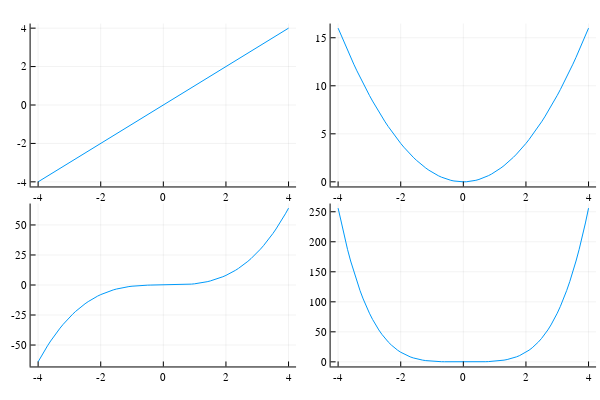

Notebook code cell kept with this figure:
### Code cell
# Creating subplots
p1 = plot(x,x)
p2 = plot(x,x.^2)
p3 = plot(x,x.^3)
p4 = plot(x,x.^4)
plot(p1,p2,p3,p4,layout = (2,2),legend=false)

### Figure 1 — Plotly figure (JSON) as saved in the notebook; plotly's stock layout.template omitted (floating-point values rounded to 4 significant figures)
{"data": [{"colorbar": {"title": ""}, "legendgroup": "y1", "line": {"color": "rgba(0, 154, 250, 1.000)", "dash": "solid", "shape": "linear", "width": 1}, "mode": "lines", "name": "y1", "showlegend": true, "type": "scatter", "x": [-4, -3.9, -3.8, -3.7, -3.6, -3.5, -3.4, -3.3, -3.2, -3.1, -3, -2.9, -2.8, -2.7, -2.6, -2.5, -2.4, -2.3, -2.2, -2.1, -2, -1.9, -1.8, -1.7, -1.6, -1.5, -1.4, -1.3, -1.2, -1.1, -1, -0.9, -0.8, -0.7, -0.6, -0.5, -0.4, -0.3, -0.2, -0.1, 0, 0.1, 0.2, 0.3, 0.4, 0.5, 0.6, 0.7, 0.8, 0.9, 1, 1.1, 1.2, 1.3, 1.4, 1.5, 1.6, 1.7, 1.8, 1.9, 2, 2.1, 2.2, 2.3, 2.4, 2.5, 2.6, 2.7, 2.8, 2.9, 3, 3.1, 3.2, 3.3, 3.4, 3.5, 3.6, 3.7, 3.8, 3.9, 4], "xaxis": "x1", "y": [-4, -3.9, -3.8, -3.7, -3.6, -3.5, -3.4, -3.3, -3.2, -3.1, -3, -2.9, -2.8, -2.7, -2.6, -2.5, -2.4, -2.3, -2.2, -2.1, -2, -1.9, -1.8, -1.7, -1.6, -1.5, -1.4, -1.3, -1.2, -1.1, -1, -0.9, -0.8, -0.7, -0.6, -0.5, -0.4, -0.3, -0.2, -0.1, 0, 0.1, 0.2, 0.3, 0.4, 0.5, 0.6, 0.7, 0.8, 0.9, 1, 1.1, 1.2, 1.3, 1.4, 1.5, 1.6, 1.7, 1.8, 1.9, 2, 2.1, 2.2, 2.3, 2.4, 2.5, 2.6, 2.7, 2.8, 2.9, 3, 3.1, 3.2, 3.3, 3.4, 3.5, 3.6, 3.7, 3.8, 3.9, 4], "yaxis": "y1", "zmax": null, "zmin": null}, {"colorbar": {"title": ""}, "legendgroup": "y1", "line": {"color": "rgba(0, 154, 250, 1.000)", "dash": "solid", "shape": "linear", "width": 1}, "mode": "lines", "name": "y1", "showlegend": true, "type": "scatter", "x": [-4, -3.9, -3.8, -3.7, -3.6, -3.5, -3.4, -3.3, -3.2, -3.1, -3, -2.9, -2.8, -2.7, -2.6, -2.5, -2.4, -2.3, -2.2, -2.1, -2, -1.9, -1.8, -1.7, -1.6, -1.5, -1.4, -1.3, -1.2, -1.1, -1, -0.9, -0.8, -0.7, -0.6, -0.5, -0.4, -0.3, -0.2, -0.1, 0, 0.1, 0.2, 0.3, 0.4, 0.5, 0.6, 0.7, 0.8, 0.9, 1, 1.1, 1.2, 1.3, 1.4, 1.5, 1.6, 1.7, 1.8, 1.9, 2, 2.1, 2.2, 2.3, 2.4, 2.5, 2.6, 2.7, 2.8, 2.9, 3, 3.1, 3.2, 3.3, 3.4, 3.5, 3.6, 3.7, 3.8, 3.9, 4], "xaxis": "x2", "y": [16, 15.21, 14.44, 13.69, 12.96, 12.25, 11.56, 10.89, 10.24, 9.61, 9, 8.41, 7.84, 7.29, 6.76, 6.25, 5.76, 5.29, 4.84, 4.41, 4, 3.61, 3.24, 2.89, 2.56, 2.25, 1.96, 1.69, 1.44, 1.21, 1, 0.81, 0.64, 0.49, 0.36, 0.25, 0.16, 0.09, 0.04, 0.01, 0, 0.01, 0.04, 0.09, 0.16, 0.25, 0.36, 0.49, 0.64, 0.81, 1, 1.21, 1.44, 1.69, 1.96, 2.25, 2.56, 2.89, 3.24, 3.61, 4, 4.41, 4.84, 5.29, 5.76, 6.25, 6.76, 7.29, 7.84, 8.41, 9, 9.61, 10.24, 10.89, 11.56, 12.25, 12.96, 13.69, 14.44, 15.21, 16], "yaxis": "y2", "zmax": null, "zmin": null}, {"colorbar": {"title": ""}, "legendgroup": "y1", "line": {"color": "rgba(0, 154, 250, 1.000)", "dash": "solid", "shape": "linear", "width": 1}, "mode": "lines", "name": "y1", "showlegend": true, "type": "scatter", "x": [-4, -3.9, -3.8, -3.7, -3.6, -3.5, -3.4, -3.3, -3.2, -3.1, -3, -2.9, -2.8, -2.7, -2.6, -2.5, -2.4, -2.3, -2.2, -2.1, -2, -1.9, -1.8, -1.7, -1.6, -1.5, -1.4, -1.3, -1.2, -1.1, -1, -0.9, -0.8, -0.7, -0.6, -0.5, -0.4, -0.3, -0.2, -0.1, 0, 0.1, 0.2, 0.3, 0.4, 0.5, 0.6, 0.7, 0.8, 0.9, 1, 1.1, 1.2, 1.3, 1.4, 1.5, 1.6, 1.7, 1.8, 1.9, 2, 2.1, 2.2, 2.3, 2.4, 2.5, 2.6, 2.7, 2.8, 2.9, 3, 3.1, 3.2, 3.3, 3.4, 3.5, 3.6, 3.7, 3.8, 3.9, 4], "xaxis": "x3", "y": [-64, -59.32, -54.87, -50.65, -46.66, -42.88, -39.3, -35.94, -32.77, -29.79, -27, -24.39, -21.95, -19.68, -17.58, -15.62, -13.82, -12.17, -10.65, -9.261, -8, -6.859, -5.832, -4.913, -4.096, -3.375, -2.744, -2.197, -1.728, -1.331, -1, -0.729, -0.512, -0.343, -0.216, -0.125, -0.064, -0.027, -0.008, -0.001, 0, 0.001, 0.008, 0.027, 0.064, 0.125, 0.216, 0.343, 0.512, 0.729, 1, 1.331, 1.728, 2.197, 2.744, 3.375, 4.096, 4.913, 5.832, 6.859, 8, 9.261, 10.65, 12.17, 13.82, 15.62, 17.58, 19.68, 21.95, 24.39, 27, 29.79, 32.77, 35.94, 39.3, 42.88, 46.66, 50.65, 54.87, 59.32, 64], "yaxis": "y3", "zmax": null, "zmin": null}, {"colorbar": {"title": ""}, "legendgroup": "y1", "line": {"color": "rgba(0, 154, 250, 1.000)", "dash": "solid", "shape": "linear", "width": 1}, "mode": "lines", "name": "y1", "showlegend": true, "type": "scatter", "x": [-4, -3.9, -3.8, -3.7, -3.6, -3.5, -3.4, -3.3, -3.2, -3.1, -3, -2.9, -2.8, -2.7, -2.6, -2.5, -2.4, -2.3, -2.2, -2.1, -2, -1.9, -1.8, -1.7, -1.6, -1.5, -1.4, -1.3, -1.2, -1.1, -1, -0.9, -0.8, -0.7, -0.6, -0.5, -0.4, -0.3, -0.2, -0.1, 0, 0.1, 0.2, 0.3, 0.4, 0.5, 0.6, 0.7, 0.8, 0.9, 1, 1.1, 1.2, 1.3, 1.4, 1.5, 1.6, 1.7, 1.8, 1.9, 2, 2.1, 2.2, 2.3, 2.4, 2.5, 2.6, 2.7, 2.8, 2.9, 3, 3.1, 3.2, 3.3, 3.4, 3.5, 3.6, 3.7, 3.8, 3.9, 4], "xaxis": "x4", "y": [256, 231.3, 208.5, 187.4, 168.0, 150.1, 133.6, 118.6, 104.9, 92.35, 81, 70.73, 61.47, 53.14, 45.7, 39.06, 33.18, 27.98, 23.43, 19.45, 16, 13.03, 10.5, 8.352, 6.554, 5.062, 3.842, 2.856, 2.074, 1.464, 1, 0.6561, 0.4096, 0.2401, 0.1296, 0.0625, 0.0256, 0.0081, 0.0016, 0.0001, 0, 0.0001, 0.0016, 0.0081, 0.0256, 0.0625, 0.1296, 0.2401, 0.4096, 0.6561, 1, 1.464, 2.074, 2.856, 3.842, 5.062, 6.554, 8.352, 10.5, 13.03, 16, 19.45, 23.43, 27.98, 33.18, 39.06, 45.7, 53.14, 61.47, 70.73, 81, 92.35, 104.9, 118.6, 133.6, 150.1, 168.0, 187.4, 208.5, 231.3, 256], "yaxis": "y4", "zmax": null, "zmin": null}], "layout": {"annotations": [], "height": 400, "margin": {"b": 20, "l": 0, "r": 0, "t": 20}, "paper_bgcolor": "rgba(255, 255, 255, 1.000)", "plot_bgcolor": "rgba(255, 255, 255, 1.000)", "showlegend": false, "width": 600, "xaxis1": {"anchor": "y1", "domain": [0.05101, 0.4934], "gridcolor": "rgba(0, 0, 0, 0.100)", "gridwidth": 0.5, "linecolor": "rgba(0, 0, 0, 1.000)", "mirror": false, "range": [-4.24, 4.24], "showgrid": true, "showline": true, "showticklabels": true, "tickangle": 0, "tickcolor": "rgb(0, 0, 0)", "tickfont": {"color": "rgba(0, 0, 0, 1.000)", "family": "sans-serif", "size": 11}, "tickmode": "array", "ticks": "inside", "ticktext": ["-4", "-2", "0", "2", "4"], "tickvals": [-4, -2, 0, 2, 4], "title": "", "titlefont": {"color": "rgba(0, 0, 0, 1.000)", "family": "sans-serif", "size": 15}, "type": "-", "visible": true, "zeroline": false, "zerolinecolor": "rgba(0, 0, 0, 1.000)"}, "xaxis2": {"anchor": "y2", "domain": [0.551, 0.9934], "gridcolor": "rgba(0, 0, 0, 0.100)", "gridwidth": 0.5, "linecolor": "rgba(0, 0, 0, 1.000)", "mirror": false, "range": [-4.24, 4.24], "showgrid": true, "showline": true, "showticklabels": true, "tickangle": 0, "tickcolor": "rgb(0, 0, 0)", "tickfont": {"color": "rgba(0, 0, 0, 1.000)", "family": "sans-serif", "size": 11}, "tickmode": "array", "ticks": "inside", "ticktext": ["-4", "-2", "0", "2", "4"], "tickvals": [-4, -2, 0, 2, 4], "title": "", "titlefont": {"color": "rgba(0, 0, 0, 1.000)", "family": "sans-serif", "size": 15}, "type": "-", "visible": true, "zeroline": false, "zerolinecolor": "rgba(0, 0, 0, 1.000)"}, "xaxis3": {"anchor": "y3", "domain": [0.05101, 0.4934], "gridcolor": "rgba(0, 0, 0, 0.100)", "gridwidth": 0.5, "linecolor": "rgba(0, 0, 0, 1.000)", "mirror": false, "range": [-4.24, 4.24], "showgrid": true, "showline": true, "showticklabels": true, "tickangle": 0, "tickcolor": "rgb(0, 0, 0)", "tickfont": {"color": "rgba(0, 0, 0, 1.000)", "family": "sans-serif", "size": 11}, "tickmode": "array", "ticks": "inside", "ticktext": ["-4", "-2", "0", "2", "4"], "tickvals": [-4, -2, 0, 2, 4], "title": "", "titlefont": {"color": "rgba(0, 0, 0, 1.000)", "family": "sans-serif", "size": 15}, "type": "-", "visible": true, "zeroline": false, "zerolinecolor": "rgba(0, 0, 0, 1.000)"}, "xaxis4": {"anchor": "y4", "domain": [0.551, 0.9934], "gridcolor": "rgba(0, 0, 0, 0.100)", "gridwidth": 0.5, "linecolor": "rgba(0, 0, 0, 1.000)", "mirror": false, "range": [-4.24, 4.24], "showgrid": true, "showline": true, "showticklabels": true, "tickangle": 0, "tickcolor": "rgb(0, 0, 0)", "tickfont": {"color": "rgba(0, 0, 0, 1.000)", "family": "sans-serif", "size": 11}, "tickmode": "array", "ticks": "inside", "ticktext": ["-4", "-2", "0", "2", "4"], "tickvals": [-4, -2, 0, 2, 4], "title": "", "titlefont": {"color": "rgba(0, 0, 0, 1.000)", "family": "sans-serif", "size": 15}, "type": "-", "visible": true, "zeroline": false, "zerolinecolor": "rgba(0, 0, 0, 1.000)"}, "yaxis1": {"anchor": "x1", "domain": [0.5376, 0.9902], "gridcolor": "rgba(0, 0, 0, 0.100)", "gridwidth": 0.5, "linecolor": "rgba(0, 0, 0, 1.000)", "mirror": false, "range": [-4.24, 4.24], "showgrid": true, "showline": true, "showticklabels": true, "tickangle": 0, "tickcolor": "rgb(0, 0, 0)", "tickfont": {"color": "rgba(0, 0, 0, 1.000)", "family": "sans-serif", "size": 11}, "tickmode": "array", "ticks": "inside", "ticktext": ["-4", "-2", "0", "2", "4"], "tickvals": [-4, -2, 0, 2, 4], "title": "", "titlefont": {"color": "rgba(0, 0, 0, 1.000)", "family": "sans-serif", "size": 15}, "type": "-", "visible": true, "zeroline": false, "zerolinecolor": "rgba(0, 0, 0, 1.000)"}, "yaxis2": {"anchor": "x2", "domain": [0.5376, 0.9902], "gridcolor": "rgba(0, 0, 0, 0.100)", "gridwidth": 0.5, "linecolor": "rgba(0, 0, 0, 1.000)", "mirror": false, "range": [-0.48, 16.48], "showgrid": true, "showline": true, "showticklabels": true, "tickangle": 0, "tickcolor": "rgb(0, 0, 0)", "tickfont": {"color": "rgba(0, 0, 0, 1.000)", "family": "sans-serif", "size": 11}, "tickmode": "array", "ticks": "inside", "ticktext": ["0", "5", "10", "15"], "tickvals": [0, 5, 10, 15], "title": "", "titlefont": {"color": "rgba(0, 0, 0, 1.000)", "family": "sans-serif", "size": 15}, "type": "-", "visible": true, "zeroline": false, "zerolinecolor": "rgba(0, 0, 0, 1.000)"}, "yaxis3": {"anchor": "x3", "domain": [0.03762, 0.4902], "gridcolor": "rgba(0, 0, 0, 0.100)", "gridwidth": 0.5, "linecolor": "rgba(0, 0, 0, 1.000)", "mirror": false, "range": [-67.84, 67.84], "showgrid": true, "showline": true, "showticklabels": true, "tickangle": 0, "tickcolor": "rgb(0, 0, 0)", "tickfont": {"color": "rgba(0, 0, 0, 1.000)", "family": "sans-serif", "size": 11}, "tickmode": "array", "ticks": "inside", "ticktext": ["-50", "-25", "0", "25", "50"], "tickvals": [-50, -25, 0, 25, 50], "title": "", "titlefont": {"color": "rgba(0, 0, 0, 1.000)", "family": "sans-serif", "size": 15}, "type": "-", "visible": true, "zeroline": false, "zerolinecolor": "rgba(0, 0, 0, 1.000)"}, "yaxis4": {"anchor": "x4", "domain": [0.03762, 0.4902], "gridcolor": "rgba(0, 0, 0, 0.100)", "gridwidth": 0.5, "linecolor": "rgba(0, 0, 0, 1.000)", "mirror": false, "range": [-7.68, 263.7], "showgrid": true, "showline": true, "showticklabels": true, "tickangle": 0, "tickcolor": "rgb(0, 0, 0)", "tickfont": {"color": "rgba(0, 0, 0, 1.000)", "family": "sans-serif", "size": 11}, "tickmode": "array", "ticks": "inside", "ticktext": ["0", "50", "100", "150", "200", "250"], "tickvals": [0, 50, 100, 150, 200, 250], "title": "", "titlefont": {"color": "rgba(0, 0, 0, 1.000)", "family": "sans-serif", "size": 15}, "type": "-", "visible": true, "zeroline": false, "zerolinecolor": "rgba(0, 0, 0, 1.000)"}}}
